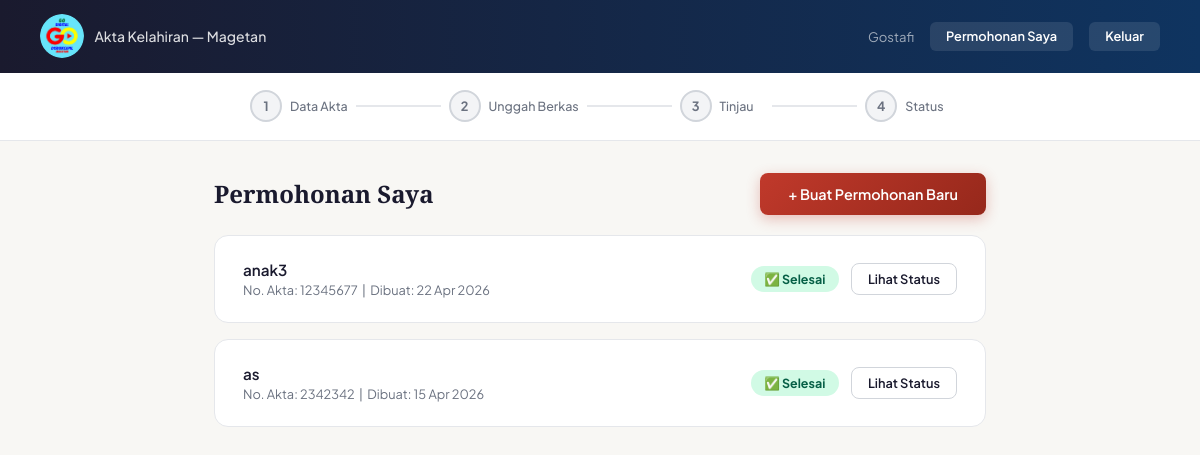
Screenshot of /permohonan/ (signed in) with the database file from the repository.
### accounts/models.py (models this page shows, shortened)
class CustomUser(AbstractBaseUser, PermissionsMixin):
    id = models.UUIDField(primary_key=True, default=uuid.uuid4, editable=False)
    nik = models.CharField(max_length=16, unique=True, verbose_name="NIK")
    nama = models.CharField(max_length=150, verbose_name="Nama Lengkap")
    no_hp = models.CharField(max_length=15, verbose_name="Nomor HP")
    email = models.EmailField(unique=True, verbose_name="Email")
    email_verified = models.BooleanField(default=False, verbose_name="Email Terverifikasi")
    email_token = models.CharField(max_length=64, blank=True, null=True)
    is_active = models.BooleanField(default=True)
    is_staff = models.BooleanField(default=False)
    date_joined = models.DateTimeField(auto_now_add=True)
    USERNAME_FIELD = "nik"
    REQUIRED_FIELDS = ["nama", "email"]
    objects = CustomUserManager()
    class Meta:
        verbose_name = "Pengguna"
        verbose_name_plural = "Pengguna"

### permohonan/models.py (models this page shows, shortened)
class Permohonan(models.Model):
    id = models.UUIDField(primary_key=True, default=uuid.uuid4, editable=False)
    pemohon = models.ForeignKey(
        settings.AUTH_USER_MODEL,
        on_delete=models.CASCADE,
        related_name="permohonan",
    )
    status = models.CharField(
        max_length=20,
        choices=StatusPermohonan.choices,
        default=StatusPermohonan.DRAFT,
    )
    nama_anak          = models.CharField(max_length=150, verbose_name="Nama Lengkap")
    nik_anak           = models.CharField(max_length=16,  verbose_name="NIK Anak")
    tempat_lahir       = models.CharField(max_length=100, verbose_name="Tempat Lahir")
    tanggal_lahir      = models.DateField(verbose_name="Tanggal Lahir")
    nomor_akta         = models.CharField(max_length=50,  verbose_name="Nomor Akta Kelahiran")
    nama_ayah          = models.CharField(max_length=150, verbose_name="Nama Ayah")
    nik_ayah           = models.CharField(max_length=16,  verbose_name="NIK Ayah")
    no_nikah_ayah      = models.CharField(max_length=50,  blank=True, null=True, verbose_name="No. Buku Nikah Ayah")
    nama_ibu           = models.CharField(max_length=150, verbose_name="Nama Ibu")
    nik_ibu            = models.CharField(max_length=16,  verbose_name="NIK Ibu")
    no_nikah_ibu       = models.CharField(max_length=50,  blank=True, null=True, verbose_name="No. Buku Nikah Ibu")
    tanggal_menikah    = models.DateField(blank=True, null=True, verbose_name="Tanggal Menikah")
    dibuat_pada        = models.DateTimeField(auto_now_add=True)
    diperbarui_pada    = models.DateTimeField(auto_now=True)
    diajukan_pada      = models.DateTimeField(blank=True, null=True)
    class Meta:
        verbose_name = "Permohonan"
        verbose_name_plural = "Permohonan"
        ordering = ["-dibuat_pada"]

### permohonan/views.py (the view)
# urls.py: path("",                          views.daftar_permohonan, name="daftar"),
@login_required
def daftar_permohonan(request):
    permohonan_list = Permohonan.objects.filter(pemohon=request.user)
    return render(request, "permohonan/daftar.html", {"permohonan_list": permohonan_list})

### templates/permohonan/daftar.html (shortened to what this page needs)
{% extends "permohonan/base_permohonan.html" %}
{% block content %}
<div style="display:flex;align-items:center;justify-content:space-between;margin-bottom:1.25rem;">
  <h2 style="font-family:'Playfair Display',serif;font-size:1.5rem;">Permohonan Saya</h2>
  <a href="{% url 'permohonan:langkah_data' %}" class="btn btn-primary">+ Buat Permohonan Baru</a>
</div>
{% if permohonan_list %}
  {% for p in permohonan_list %}
  <div class="card" style="margin-bottom:1rem;">
    <div class="card-body" style="display:flex;align-items:center;justify-content:space-between;gap:1rem;flex-wrap:wrap;">
      <div>
        <p style="font-weight:600;font-size:.95rem;margin-bottom:.2rem;">{{ p.nama_anak }}</p>
        <p style="font-size:.8rem;color:var(--abu);">No. Akta: {{ p.nomor_akta }} &nbsp;|&nbsp; Dibuat: {{ p.dibuat_pada|date:"d M Y" }}</p>
      </div>
      <div style="display:flex;align-items:center;gap:.75rem;">
        {% if p.status == "selesai" %}
          <span style="background:#D1FAE5;color:#065F46;padding:.3rem .85rem;border-radius:999px;font-size:.78rem;font-weight:700;">✅ Selesai</span>
        {% elif p.status == "ditolak" %}
          <span style="background:#FEE2E2;color:#991B1B;padding:.3rem .85rem;border-radius:999px;font-size:.78rem;font-weight:700;">❌ Ditolak</span>
        {% elif p.status == "diproses" %}
          <span style="background:#EDE9FE;color:#5B21B6;padding:.3rem .85rem;border-radius:999px;font-size:.78rem;font-weight:700;">🔄 Diproses</span>
        {% elif p.status == "verifikasi" %}
          <span style="background:#FEF3C7;color:#92400E;padding:.3rem .85rem;border-radius:999px;font-size:.78rem;font-weight:700;">🔍 Verifikasi</span>
        {% elif p.status == "diajukan" %}
          <span style="background:#DBEAFE;color:#1E40AF;padding:.3rem .85rem;border-radius:999px;font-size:.78rem;font-weight:700;">📬 Diajukan</span>
        {% else %}
          <span style="background:#F3F4F6;color:var(--abu);padding:.3rem .85rem;border-radius:999px;font-size:.78rem;font-weight:700;">📝 Draft</span>
        {% endif %}
        <a href="{% url 'permohonan:notifikasi' pk=p.pk %}" class="btn btn-outline" style="padding:.45rem 1rem;font-size:.8rem;">Lihat Status</a>
      </div>
    </div>
  </div>
  {% endfor %}
{% endif %}
{% endblock %}

### templates/permohonan/base_permohonan.html (shortened to what this page needs)
<!DOCTYPE html>
<html lang="id">
<head>
</head>
<body>
<nav>
  <a href="{% url 'landing' %}" class="nav-brand">
    {% load static %}
<img src="{% static 'img/logo_disdukcapil.png' %}"
     alt="Logo Disdukcapil Magetan"
     style="width:44px;height:44px;border-radius:50%;object-fit:cover;"/>
    <span class="nav-text">Akta Kelahiran — Magetan</span>
  </a>
  <div class="nav-right">
    <span class="nav-user">{{ request.user.nama }}</span>
    <a href="{% url 'permohonan:daftar' %}" class="btn-sm btn-ghost">Permohonan Saya</a>
    <a href="{% url 'logout' %}" class="btn-sm btn-ghost">Keluar</a>
  </div>
</nav>
<div class="stepper-wrap">
  <div class="stepper">
    {% with la=langkah_aktif %}
    <div class="step {% if la > 1 %}done{% elif la == 1 %}active{% else %}pending{% endif %}">
      <div class="step-circle">{% if la > 1 %}✓{% else %}1{% endif %}</div>
      <span class="step-label">Data Akta</span>
    </div>
    <div class="step-line {% if la > 1 %}done{% endif %}"></div>
    <div class="step {% if la > 2 %}done{% elif la == 2 %}active{% else %}pending{% endif %}">
      <div class="step-circle">{% if la > 2 %}✓{% else %}2{% endif %}</div>
      <span class="step-label">Unggah Berkas</span>
    </div>
    <div class="step-line {% if la > 2 %}done{% endif %}"></div>
    <div class="step {% if la > 3 %}done{% elif la == 3 %}active{% else %}pending{% endif %}">
      <div class="step-circle">{% if la > 3 %}✓{% else %}3{% endif %}</div>
      <span class="step-label">Tinjau</span>
    </div>
    <div class="step-line {% if la > 3 %}done{% endif %}"></div>
    <div class="step {% if la == 4 %}active{% else %}pending{% endif %}">
      <div class="step-circle">4</div>
      <span class="step-label">Status</span>
    </div>
    {% endwith %}
  </div>
</div>
<div class="container">
  {% block content %}{% endblock %}
</div>
</body>
</html>

### templates/permohonan/base_permohonan.html (style rules this page uses)
*,*::before,*::after { box-sizing:border-box;margin:0;padding:0; }
:root { --merah:#C0392B;--merah2:#96281B;--emas:#D4A017; --gelap:#1A1A2E;--abu:#6B7280;--bg:#F8F7F4; --hijau:#059669;--biru:#2563EB;--ungu:#7C3AED;--oranye:#D97706; }
body { font-family:'Plus Jakarta Sans',sans-serif;background:var(--bg);min-height:100vh;color:var(--gelap); }
nav { background:linear-gradient(90deg,#1A1A2E,#0F3460);padding:.9rem 2.5rem;display:flex;align-items:center;justify-content:space-between; }
.nav-brand { display:flex;align-items:center;gap:.65rem;text-decoration:none; }
.nav-text { font-size:.875rem;color:rgba(255,255,255,.85);font-weight:500; }
.nav-right { display:flex;align-items:center;gap:1rem; }
.nav-user { font-size:.82rem;color:rgba(255,255,255,.6); }
.btn-sm { padding:.4rem 1rem;border-radius:6px;font-family:inherit;font-size:.8rem;font-weight:600;cursor:pointer;text-decoration:none;border:none; }
.btn-ghost { background:rgba(255,255,255,.1);color:#fff; }
.stepper-wrap { background:#fff;border-bottom:1px solid #E5E7EB;padding:1.1rem 2rem; }
.stepper { display:flex;align-items:center;justify-content:center;gap:0;max-width:700px;margin:0 auto; }
.step { display:flex;align-items:center;gap:.5rem;flex:1; }
.step-circle { width:32px;height:32px;border-radius:50%;display:flex;align-items:center;justify-content:center;font-size:.8rem;font-weight:700;flex-shrink:0;transition:all .3s; }
.step-label { font-size:.78rem;font-weight:500;white-space:nowrap; }
.step-line { flex:1;height:2px;background:#E5E7EB;margin:0 .5rem; }
.step.pending .step-circle { background:#F3F4F6;color:var(--abu);border:2px solid #D1D5DB; }
.step.pending .step-label { color:var(--abu); }
.container { max-width:820px;margin:2rem auto;padding:0 1.5rem; }
.card { background:#fff;border-radius:14px;border:1px solid #E5E7EB;overflow:hidden;margin-bottom:1.5rem; }
.card-body { padding:1.5rem 1.75rem; }
.btn { padding:.75rem 1.75rem;border-radius:8px;font-family:inherit;font-size:.9rem;font-weight:600;cursor:pointer;text-decoration:none;display:inline-flex;align-items:center;gap:.4rem;border:none;transition:transform .2s,box-shadow .2s; }
.btn-primary { background:linear-gradient(135deg,var(--merah),var(--merah2));color:#fff;box-shadow:0 4px 14px rgba(192,57,43,.3); }
.btn-outline { background:#fff;border:1.5px solid #D1D5DB;color:var(--gelap); }

### rows the page displays
CustomUser: user.nama "Gostafi"
Permohonan: nama_anak "anak3", nomor_akta "12345677", dibuat_pada "22 Apr 2026", status "✅ Selesai"
Permohonan: nama_anak "as", nomor_akta "2342342", dibuat_pada "15 Apr 2026", status "✅ Selesai"
